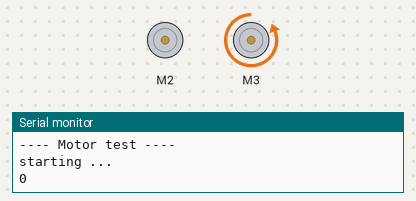
The sketch below on a simulated Arduino Uno, built with avr-gcc and run on an emulated ATmega328P. On the bench: 2 × DC motor (green arrow = forward, orange = backward, longer = faster), the last lines printed to the serial monitor. Random numbers use the default seed unless the sketch sets one.

Above: at 0.1 s.
At 16.1 s:
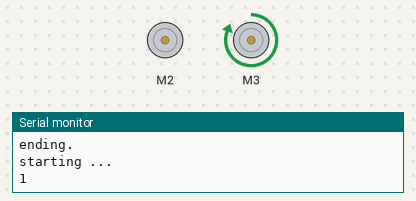
At 39.1 s:
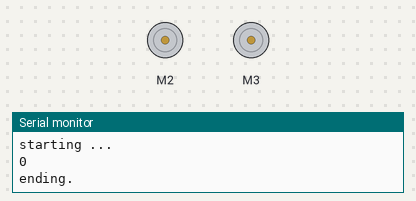
Timing chart, 0 to 40.0 s (numbered marks = the images above):
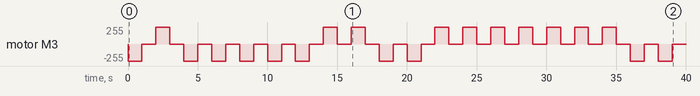

Measured:
- by itself, motor M3: stopped → backward 255/255 at 0.00 s, → stopped 1.0 s later, → forward 255/255 1.0 s later, → stopped 1.0 s later, … (40 changes in this stretch)

The sketch:

TestMotorShield.ino
```cpp
// (licence header left out)
#include <AFMotor.h>

AF_DCMotor motorForwBack(2, MOTOR12_64KHZ);
AF_DCMotor motorLeftRight(3, MOTOR12_64KHZ);


void setup() {
  Serial.begin(9600);           // set up Serial library at 9600 bps
  Serial.println("---- Motor test ----");

  // turn on motorForwBack
  motorForwBack.setSpeed(255);
  motorForwBack.run(RELEASE);

  // turn on motorLeftRight
  motorLeftRight.setSpeed(255);
  motorLeftRight.run(RELEASE);

  randomSeed(analogRead(5));
}

void loop() {
  uint8_t i;

  Serial.println("starting ...");

  // motorForwBack.run(FORWARD);
  // for (i = 0; i < 255; i++) {
  //   motorForwBack.setSpeed(i);
  //   delay(10);
  // }

  int left_or_right = random(2);
  Serial.println(left_or_right);
  motorLeftRight.run((left_or_right == 1 ? FORWARD : BACKWARD));
  // motorLeftRight.run(BACKWARD);

  delay(1000);

  //  motorForwBack.run(FORWARD);
  //  for (i=0; i<255; i++) {
  //    motorForwBack.setSpeed(i);
  //    delay(10);
  // }
  //
  //  motorLeftRight.run(FORWARD);
  //  delay(2000);
  //  motorLeftRight.run(RELEASE);
  //
  //  for (i=255; i!=0; i--) {
  //    motorForwBack.setSpeed(i);
  //    delay(10);
  // }
  //
  //  Serial.print("tock");
  //
  //  motorLeftRight.run(BACKWARD);
  //  delay(2000);
  //  motorLeftRight.run(RELEASE);
  //
  //  //motorForwBack.run(BACKWARD);
  //  for (i=0; i<255; i++) {
  //    motorForwBack.setSpeed(i);
  //    delay(10);
  // }
  //
  //  for (i=255; i!=0; i--) {
  //    motorForwBack.setSpeed(i);
  //    delay(10);
  // }
  //

  Serial.println("ending.");
  motorForwBack.run(RELEASE);
  motorLeftRight.run(RELEASE);
  delay(1000);
}
```
